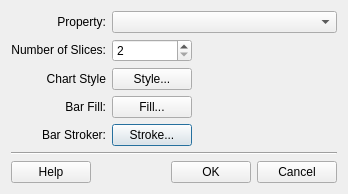
<?xml version="1.0" encoding="UTF-8"?>
<ui version="4.0">
 <class>HistogramCreatorDialogForm</class>
 <widget class="QDialog" name="HistogramCreatorDialogForm">
  <property name="geometry">
   <rect>
    <x>0</x>
    <y>0</y>
    <width>341</width>
    <height>197</height>
   </rect>
  </property>
  <property name="sizePolicy">
   <sizepolicy hsizetype="Fixed" vsizetype="Fixed">
    <horstretch>0</horstretch>
    <verstretch>0</verstretch>
   </sizepolicy>
  </property>
  <property name="windowTitle">
   <string>Histogram</string>
  </property>
  <layout class="QGridLayout" name="gridLayout_4">
   <property name="sizeConstraint">
    <enum>QLayout::SetFixedSize</enum>
   </property>
   <item row="0" column="0">
    <layout class="QGridLayout" name="gridLayout">
     <item row="0" column="0">
      <widget class="QLabel" name="propertyLabel">
       <property name="maximumSize">
        <size>
         <width>100</width>
         <height>16777215</height>
        </size>
       </property>
       <property name="text">
        <string>Property:</string>
       </property>
       <property name="alignment">
        <set>Qt::AlignRight|Qt::AlignTrailing|Qt::AlignVCenter</set>
       </property>
      </widget>
     </item>
     <item row="1" column="0">
      <widget class="QLabel" name="slicesLabel">
       <property name="maximumSize">
        <size>
         <width>100</width>
         <height>16777215</height>
        </size>
       </property>
       <property name="text">
        <string>Number of Slices:</string>
       </property>
       <property name="alignment">
        <set>Qt::AlignRight|Qt::AlignTrailing|Qt::AlignVCenter</set>
       </property>
      </widget>
     </item>
     <item row="2" column="0">
      <widget class="QLabel" name="styleLabel">
       <property name="maximumSize">
        <size>
         <width>100</width>
         <height>16777215</height>
        </size>
       </property>
       <property name="text">
        <string>Chart Style</string>
       </property>
       <property name="alignment">
        <set>Qt::AlignRight|Qt::AlignTrailing|Qt::AlignVCenter</set>
       </property>
      </widget>
     </item>
     <item row="3" column="0">
      <widget class="QLabel" name="barFillLabel">
       <property name="maximumSize">
        <size>
         <width>100</width>
         <height>16777215</height>
        </size>
       </property>
       <property name="text">
        <string>Bar Fill:</string>
       </property>
       <property name="alignment">
        <set>Qt::AlignRight|Qt::AlignTrailing|Qt::AlignVCenter</set>
       </property>
      </widget>
     </item>
     <item row="4" column="0">
      <widget class="QLabel" name="barStrokeLabel">
       <property name="maximumSize">
        <size>
         <width>100</width>
         <height>16777215</height>
        </size>
       </property>
       <property name="text">
        <string>Bar Stroker:</string>
       </property>
       <property name="alignment">
        <set>Qt::AlignRight|Qt::AlignTrailing|Qt::AlignVCenter</set>
       </property>
      </widget>
     </item>
    </layout>
   </item>
   <item row="0" column="1">
    <layout class="QGridLayout" name="gridLayout_2">
     <item row="1" column="2">
      <spacer name="horizontalSpacer_2">
       <property name="orientation">
        <enum>Qt::Horizontal</enum>
       </property>
       <property name="sizeHint" stdset="0">
        <size>
         <width>40</width>
         <height>20</height>
        </size>
       </property>
      </spacer>
     </item>
     <item row="4" column="0" colspan="2">
      <widget class="QPushButton" name="m_strokePushButton">
       <property name="text">
        <string>Stroke...</string>
       </property>
      </widget>
     </item>
     <item row="2" column="2">
      <spacer name="horizontalSpacer_3">
       <property name="orientation">
        <enum>Qt::Horizontal</enum>
       </property>
       <property name="sizeHint" stdset="0">
        <size>
         <width>40</width>
         <height>20</height>
        </size>
       </property>
      </spacer>
     </item>
     <item row="4" column="2">
      <spacer name="horizontalSpacer_4">
       <property name="orientation">
        <enum>Qt::Horizontal</enum>
       </property>
       <property name="sizeHint" stdset="0">
        <size>
         <width>40</width>
         <height>20</height>
        </size>
       </property>
      </spacer>
     </item>
     <item row="3" column="2">
      <spacer name="horizontalSpacer_5">
       <property name="orientation">
        <enum>Qt::Horizontal</enum>
       </property>
       <property name="sizeHint" stdset="0">
        <size>
         <width>40</width>
         <height>20</height>
        </size>
       </property>
      </spacer>
     </item>
     <item row="0" column="0" colspan="3">
      <widget class="QComboBox" name="m_propertyComboBox">
       <property name="sizePolicy">
        <sizepolicy hsizetype="Expanding" vsizetype="Fixed">
         <horstretch>0</horstretch>
         <verstretch>0</verstretch>
        </sizepolicy>
       </property>
      </widget>
     </item>
     <item row="3" column="0" colspan="2">
      <widget class="QPushButton" name="m_fillPushButton">
       <property name="text">
        <string>Fill...</string>
       </property>
      </widget>
     </item>
     <item row="2" column="0" colspan="2">
      <widget class="QPushButton" name="m_stylePushButton">
       <property name="text">
        <string>Style...</string>
       </property>
      </widget>
     </item>
     <item row="1" column="0" colspan="2">
      <widget class="QSpinBox" name="m_slicesSpinBox">
       <property name="minimum">
        <number>2</number>
       </property>
      </widget>
     </item>
    </layout>
   </item>
   <item row="1" column="0" colspan="2">
    <layout class="QGridLayout" name="gridLayout_3">
     <item row="0" column="0" colspan="4">
      <widget class="Line" name="line">
       <property name="sizePolicy">
        <sizepolicy hsizetype="Expanding" vsizetype="Fixed">
         <horstretch>0</horstretch>
         <verstretch>0</verstretch>
        </sizepolicy>
       </property>
       <property name="orientation">
        <enum>Qt::Horizontal</enum>
       </property>
      </widget>
     </item>
     <item row="1" column="0">
      <widget class="QPushButton" name="m_helpPushButton">
       <property name="text">
        <string>Help</string>
       </property>
      </widget>
     </item>
     <item row="1" column="1">
      <spacer name="horizontalSpacer">
       <property name="orientation">
        <enum>Qt::Horizontal</enum>
       </property>
       <property name="sizeHint" stdset="0">
        <size>
         <width>68</width>
         <height>20</height>
        </size>
       </property>
      </spacer>
     </item>
     <item row="1" column="2">
      <widget class="QPushButton" name="m_okPushButton">
       <property name="text">
        <string>OK</string>
       </property>
      </widget>
     </item>
     <item row="1" column="3">
      <widget class="QPushButton" name="m_cancelPushButton">
       <property name="text">
        <string>Cancel</string>
       </property>
      </widget>
     </item>
    </layout>
   </item>
  </layout>
 </widget>
 <resources/>
 <connections>
  <connection>
   <sender>m_cancelPushButton</sender>
   <signal>pressed()</signal>
   <receiver>HistogramCreatorDialogForm</receiver>
   <slot>reject()</slot>
   <hints>
    <hint type="sourcelabel">
     <x>298</x>
     <y>147</y>
    </hint>
    <hint type="destinationlabel">
     <x>299</x>
     <y>173</y>
    </hint>
   </hints>
  </connection>
 </connections>
</ui>
